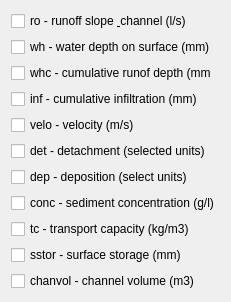
                <widget class="QWidget" name="tab_4">
                 <attribute name="title">
                  <string>Basic Output</string>
                 </attribute>
                 <layout class="QVBoxLayout" name="verticalLayout">
                  <item>
                   <widget class="QCheckBox" name="checkBox_OutRunoff">
                    <property name="toolTip">
                     <string>mapseries saved as is &quot;ro&quot;</string>
                    </property>
                    <property name="text">
                     <string>ro - runoff slope &amp; channel (l/s)</string>
                    </property>
                   </widget>
                  </item>
                  <item>
                   <widget class="QCheckBox" name="checkBox_OutWH">
                    <property name="text">
                     <string>wh - water depth on surface (mm)</string>
                    </property>
                   </widget>
                  </item>
                  <item>
                   <widget class="QCheckBox" name="checkBox_OutWHC">
                    <property name="text">
                     <string>whc - cumulative runof depth (mm</string>
                    </property>
                   </widget>
                  </item>
                  <item>
                   <widget class="QCheckBox" name="checkBox_OutInf">
                    <property name="text">
                     <string>inf - cumulative infiltration (mm)</string>
                    </property>
                   </widget>
                  </item>
                  <item>
                   <widget class="QCheckBox" name="checkBox_OutV">
                    <property name="text">
                     <string>velo - velocity (m/s)</string>
                    </property>
                   </widget>
                  </item>
                  <item>
                   <widget class="QCheckBox" name="checkBox_OutDet">
                    <property name="text">
                     <string>det - detachment (selected units)</string>
                    </property>
                   </widget>
                  </item>
                  <item>
                   <widget class="QCheckBox" name="checkBox_OutDep">
                    <property name="text">
                     <string>dep - deposition (select units)</string>
                    </property>
                   </widget>
                  </item>
                  <item>
                   <widget class="QCheckBox" name="checkBox_OutConc">
                    <property name="text">
                     <string>conc - sediment concentration (g/l)</string>
                    </property>
                   </widget>
                  </item>
                  <item>
                   <widget class="QCheckBox" name="checkBox_OutTC">
                    <property name="text">
                     <string>tc - transport capacity (kg/m3)</string>
                    </property>
                   </widget>
                  </item>
                  <item>
                   <widget class="QCheckBox" name="checkBox_OutSurfStor">
                    <property name="text">
                     <string>sstor - surface storage (mm)</string>
                    </property>
                   </widget>
                  </item>
                  <item>
                   <widget class="QCheckBox" name="checkBox_OutChanVol">
                    <property name="text">
                     <string>chanvol - channel volume (m3)</string>
                    </property>
                   </widget>
                  </item>
                 </layout>
                </widget>
